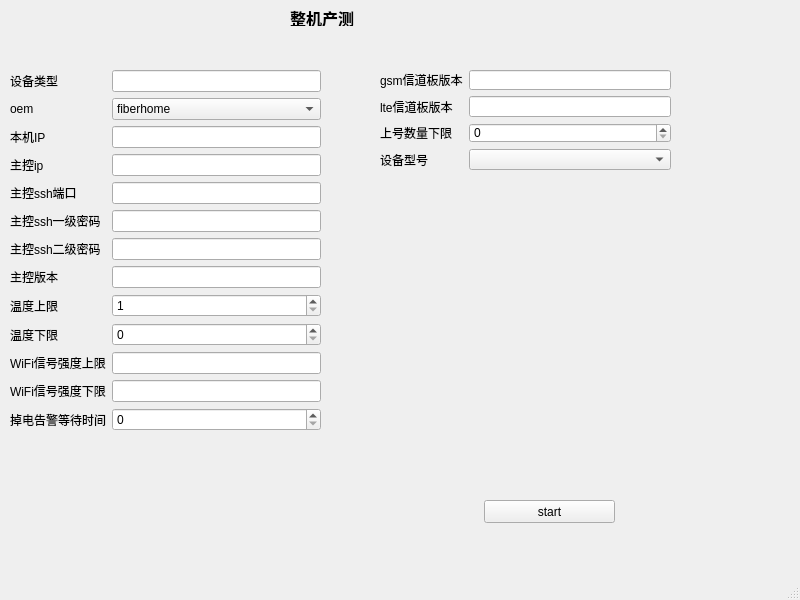
<?xml version="1.0" encoding="UTF-8"?>
<ui version="4.0">
 <class>MainWindow</class>
 <widget class="QMainWindow" name="MainWindow">
  <property name="geometry">
   <rect>
    <x>0</x>
    <y>0</y>
    <width>800</width>
    <height>600</height>
   </rect>
  </property>
  <property name="windowTitle">
   <string>MainWindow</string>
  </property>
  <widget class="QWidget" name="centralwidget">
   <widget class="QLabel" name="wholeproduce">
    <property name="geometry">
     <rect>
      <x>290</x>
      <y>10</y>
      <width>131</width>
      <height>16</height>
     </rect>
    </property>
    <property name="font">
     <font>
      <family>Arial Black</family>
      <pointsize>12</pointsize>
      <weight>75</weight>
      <bold>true</bold>
     </font>
    </property>
    <property name="text">
     <string>整机产测</string>
    </property>
   </widget>
   <widget class="QWidget" name="formLayoutWidget">
    <property name="geometry">
     <rect>
      <x>10</x>
      <y>70</y>
      <width>311</width>
      <height>411</height>
     </rect>
    </property>
    <layout class="QFormLayout" name="formLayout">
     <item row="0" column="0">
      <widget class="QLabel" name="dev_type_lable">
       <property name="text">
        <string>设备类型</string>
       </property>
      </widget>
     </item>
     <item row="0" column="1">
      <widget class="QLineEdit" name="dev_type_lineEdit"/>
     </item>
     <item row="1" column="0">
      <widget class="QLabel" name="oem_lable">
       <property name="text">
        <string>oem</string>
       </property>
      </widget>
     </item>
     <item row="1" column="1">
      <widget class="QComboBox" name="oem_comboBox">
       <item>
        <property name="text">
         <string>fiberhome</string>
        </property>
       </item>
       <item>
        <property name="text">
         <string>other</string>
        </property>
       </item>
       <item>
        <property name="text">
         <string>unset</string>
        </property>
       </item>
      </widget>
     </item>
     <item row="2" column="0">
      <widget class="QLabel" name="local_ip_lable">
       <property name="text">
        <string>本机IP</string>
       </property>
      </widget>
     </item>
     <item row="2" column="1">
      <widget class="QLineEdit" name="local_ip_lineEdit"/>
     </item>
     <item row="3" column="0">
      <widget class="QLabel" name="dev_ip">
       <property name="text">
        <string>主控ip</string>
       </property>
      </widget>
     </item>
     <item row="3" column="1">
      <widget class="QLineEdit" name="dev_ip_lineEdit"/>
     </item>
     <item row="4" column="0">
      <widget class="QLabel" name="mssh_port_lable">
       <property name="text">
        <string>主控ssh端口</string>
       </property>
      </widget>
     </item>
     <item row="4" column="1">
      <widget class="QLineEdit" name="mssh_port_lineEdit"/>
     </item>
     <item row="5" column="0">
      <widget class="QLabel" name="mssh_password_lable">
       <property name="text">
        <string>主控ssh一级密码</string>
       </property>
      </widget>
     </item>
     <item row="5" column="1">
      <widget class="QLineEdit" name="mssh_password_lineEdit"/>
     </item>
     <item row="6" column="0">
      <widget class="QLabel" name="mssh_password_lable_2">
       <property name="text">
        <string>主控ssh二级密码</string>
       </property>
      </widget>
     </item>
     <item row="6" column="1">
      <widget class="QLineEdit" name="ssh_password_lineEdit_2"/>
     </item>
     <item row="7" column="0">
      <widget class="QLabel" name="mcb_version_lable">
       <property name="text">
        <string>主控版本</string>
       </property>
      </widget>
     </item>
     <item row="7" column="1">
      <widget class="QLineEdit" name="mcb_version_lineEdit"/>
     </item>
     <item row="8" column="0">
      <widget class="QLabel" name="upper_limit_lable">
       <property name="text">
        <string>温度上限</string>
       </property>
      </widget>
     </item>
     <item row="8" column="1">
      <widget class="QSpinBox" name="upper_limit_spinBox">
       <property name="minimum">
        <number>1</number>
       </property>
       <property name="maximum">
        <number>100</number>
       </property>
      </widget>
     </item>
     <item row="9" column="0">
      <widget class="QLabel" name="lower_limit">
       <property name="text">
        <string>温度下限</string>
       </property>
      </widget>
     </item>
     <item row="9" column="1">
      <widget class="QSpinBox" name="lower_limit_spinBox"/>
     </item>
     <item row="10" column="0">
      <widget class="QLabel" name="rssi_lower_limit_lable">
       <property name="text">
        <string>WiFi信号强度上限</string>
       </property>
      </widget>
     </item>
     <item row="10" column="1">
      <widget class="QLineEdit" name="rssi_lower_limit_lineEdit"/>
     </item>
     <item row="11" column="0">
      <widget class="QLabel" name="rssi_lower_limit_lable_2">
       <property name="text">
        <string>WiFi信号强度下限</string>
       </property>
      </widget>
     </item>
     <item row="11" column="1">
      <widget class="QLineEdit" name="wifi_rssi_down_lineEdit"/>
     </item>
     <item row="12" column="0">
      <widget class="QLabel" name="power_warn_time_lable">
       <property name="text">
        <string>掉电告警等待时间</string>
       </property>
      </widget>
     </item>
     <item row="12" column="1">
      <widget class="QSpinBox" name="power_warn_time_spinBox">
       <property name="maximum">
        <number>3600</number>
       </property>
      </widget>
     </item>
    </layout>
   </widget>
   <widget class="QWidget" name="formLayoutWidget_2">
    <property name="geometry">
     <rect>
      <x>380</x>
      <y>70</y>
      <width>291</width>
      <height>100</height>
     </rect>
    </property>
    <layout class="QFormLayout" name="formLayout_2">
     <item row="0" column="0">
      <widget class="QLabel" name="nchp_gsm_version_lable">
       <property name="text">
        <string>gsm信道板版本</string>
       </property>
      </widget>
     </item>
     <item row="0" column="1">
      <widget class="QLineEdit" name="nchp_gsm_version_lineEdit"/>
     </item>
     <item row="1" column="0">
      <widget class="QLabel" name="nchp_lte_version_lable">
       <property name="text">
        <string>lte信道板版本</string>
       </property>
      </widget>
     </item>
     <item row="1" column="1">
      <widget class="QLineEdit" name="nchp_lte_version_lineEdit"/>
     </item>
     <item row="2" column="0">
      <widget class="QLabel" name="count_lower_limit_lable">
       <property name="text">
        <string>上号数量下限</string>
       </property>
      </widget>
     </item>
     <item row="2" column="1">
      <widget class="QSpinBox" name="count_lower_limit_spinBox"/>
     </item>
     <item row="3" column="0">
      <widget class="QLabel" name="plat_name_lable">
       <property name="text">
        <string>设备型号</string>
       </property>
      </widget>
     </item>
     <item row="3" column="1">
      <widget class="QComboBox" name="plat_name_comboBox"/>
     </item>
    </layout>
   </widget>
   <widget class="QPushButton" name="whole_produce_start">
    <property name="geometry">
     <rect>
      <x>484</x>
      <y>500</y>
      <width>131</width>
      <height>23</height>
     </rect>
    </property>
    <property name="text">
     <string>start</string>
    </property>
   </widget>
  </widget>
  <widget class="QMenuBar" name="menubar">
   <property name="geometry">
    <rect>
     <x>0</x>
     <y>0</y>
     <width>800</width>
     <height>23</height>
    </rect>
   </property>
  </widget>
  <widget class="QStatusBar" name="statusbar"/>
 </widget>
 <resources/>
 <connections/>
</ui>
